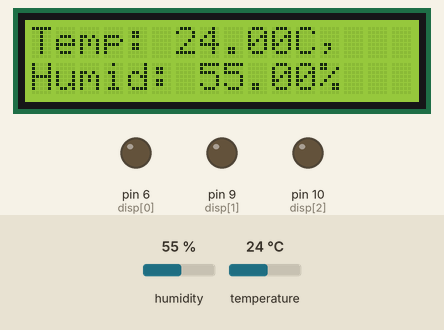
Simulated run of this sketch. Board: Arduino Uno, built with avr-gcc and run on an emulated ATmega328P. On the bench: 16×2 character LCD, output pins drawn as LEDs (lit = HIGH). The inputs (shaded band) are chosen by the test bench; at power-on: humidity 55 %, temperature 24 °C. Random numbers use the default seed unless the sketch sets one; what the sketch prints to the serial monitor is not drawn.

Above: at 1.7 s.
1.8 s: humidity set to 22 %
At 7.5 s:
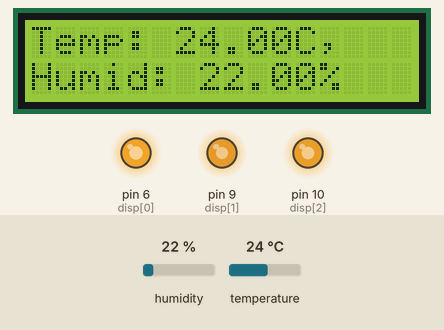
7.8 s: temperature set to 12 °C
At 9.8 s:
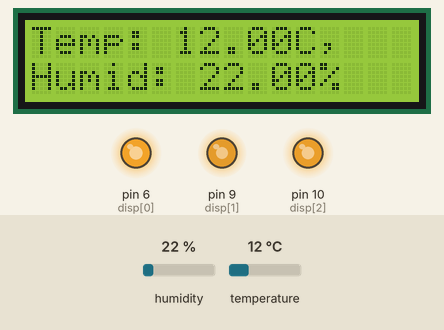
13.8 s: humidity set to 40 %
At 16.0 s:
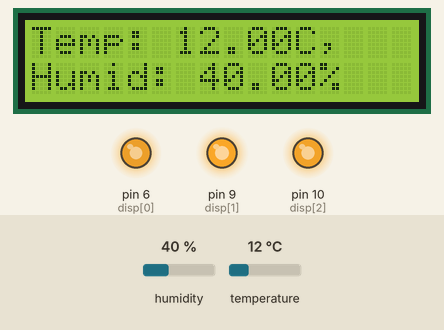
19.8 s: temperature set to 19 °C
At 22.2 s:
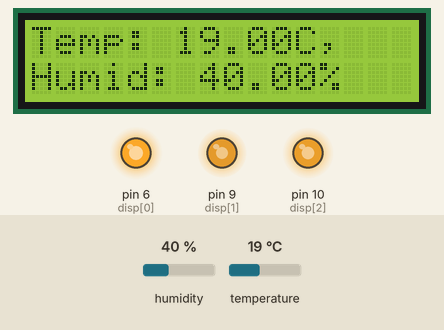
Timing chart, 0 to 26.5 s (numbered marks = the images above; inputs shaded):
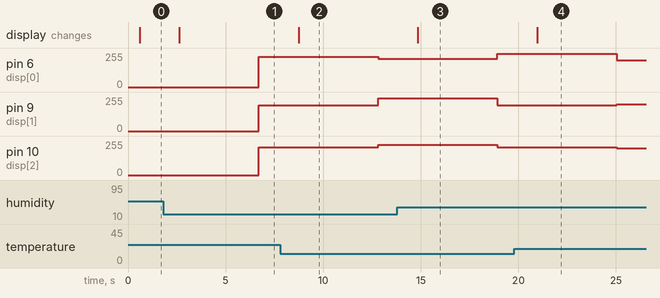

The sketch:

DHT_LCD_DisplayTemp.ino
```cpp
 #include "DHT.h"

#define DHTPIN 7     // what pin we're connected to

// Uncomment whatever type you're using!
#define DHTTYPE DHT11   // DHT 11

DHT dht(DHTPIN, DHTTYPE);


// include the library code:
#include <LiquidCrystal.h>

// initialize the library with the numbers of the interface pins
LiquidCrystal lcd(12, 11, 5, 4, 3, 2);

void setup() {
  // set up the LCD's number of columns and rows:
  lcd.begin(16, 2);
  // Print a message to the LCD.
  lcd.print("hello, world!");
   Serial.begin(9600);
  Serial.println("LCD Initialized!");
  int disp[3] = {6,9,10};
  for(int i=0; i<3; i++){
  pinMode(disp[i],OUTPUT);}
   pinMode(6, OUTPUT);
  pinMode(9, OUTPUT);
  pinMode(10, OUTPUT);
  digitalWrite(13,HIGH);
  dht.begin();
  delay(500);
  lcd.clear();
  float h = dht.readHumidity();
  float t = dht.readTemperature();
}


int out[3], randy[3], last[3] = {0};

int disp[3] = {6,9,10};
int disl_delay = 0;


void loop() {
  // change the colors

  rewrite();
  delay(1000);
  disl_delay++;


}


void rewrite() {
   float h= dht.readHumidity();
  float t = dht.readTemperature();

  lcd.clear();
  lcd.print("Temp: ");
  lcd.print(t);
  lcd.print("C,  ");
  lcd.setCursor(0,1);
  lcd.print("Humid: ");
  lcd.print(h);
  lcd.print("%");
  if(disl_delay>5){
    disl_delay=0;
  for(int i=0; i<3; i++){
   analogWrite(disp[i], random(190,255));

  }
  }
}
```

Measured:
- after the input at 1.8 s, the display: changes after 0.83 s (image 1)
- after the input at 7.8 s, the display: changes after 0.94 s (image 2)
- after the input at 13.8 s, the display: changes after 1.1 s (image 3)
- after the input at 19.8 s, the display: changes after 1.2 s (image 4)
